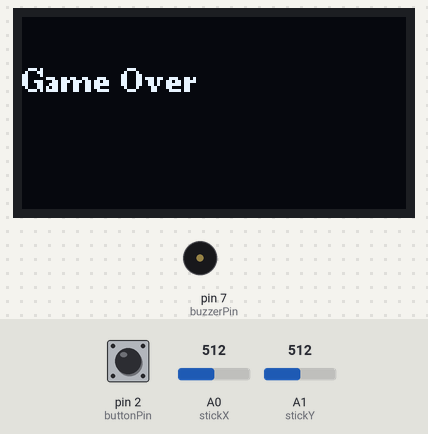
A sketch run on a simulated Arduino Uno, built with avr-gcc and run on an emulated ATmega328P. Shown: 128×64 one-colour display, buzzer (waves = sounding, pin HIGH). The inputs (shaded band) are chosen by the test bench; at power-on: A0 (stickX) = 512, pin 2 (buttonPin) HIGH, A1 (stickY) = 512. Random numbers use the default seed unless the sketch sets one.

Above: at 1.2 s.
1.3 s: A0 (stickX) set to 716
8.4 s: pin 2 (buttonPin) pulled LOW for 3.2 s
At 10.66 s:
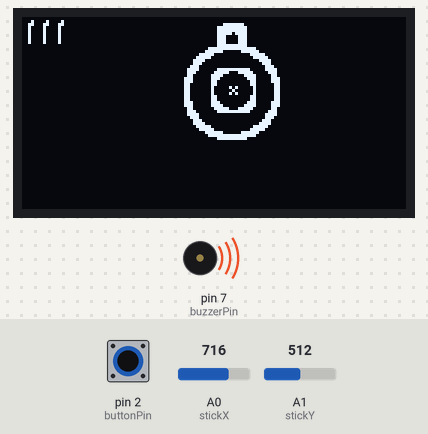
13.1 s: A1 (stickY) set to 716
20.2 s: A0 (stickX) set to 900
At 21.96 s:
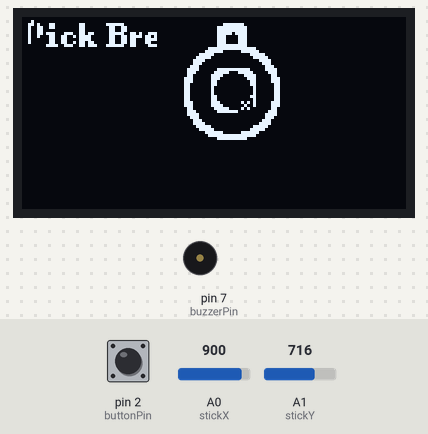
23.4 s: A1 (stickY) set to 900
30.5 s: A0 (stickX) set to 1023
At 32.15 s:
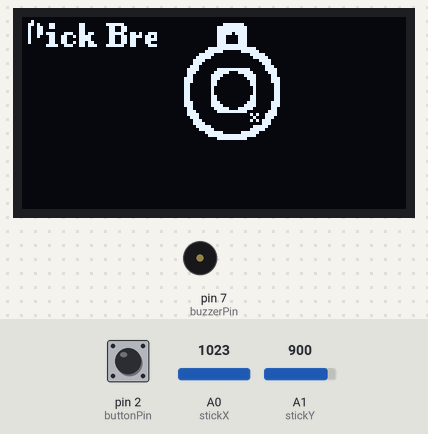
Timing chart, 0 to 33.6 s (numbered marks = the images above; inputs shaded):
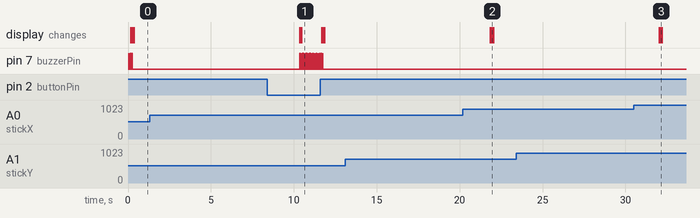

The sketch:

LockGame.ino
```cpp
//Created by Cleary Bettisworth

#include <U8g2lib.h>

int buzzerPin = 7;
int stickX = A0;
int stickY = A1;
int pinSpotX = random(50,950);
int pinSpotY = random(50,950);
int offsetX = -5  + random(-2, 1);
int offsetY = random(-2, 1);
int buttonPin = 2;
int buttonState = 0;
int pinsPicked = 0;
bool pickStatus[3] = {true, true, true};
long startTime = 0;

U8G2_SSD1306_128X64_NONAME_F_HW_I2C oled{U8G2_R0};

//Lock graphics
#define Lock_width 50
#define Lock_height 50
const static unsigned char Lock_bits[] PROGMEM = {
   0x00, 0x00, 0x00, 0x00, 0x00, 0x00, 0x00, 0x00, 0x00, 0x00, 0x00, 0x00,
   0x00, 0x00, 0x00, 0x00, 0xc0, 0x1f, 0x00, 0x00, 0x00, 0x00, 0x00, 0xf0,
   0x3f, 0x00, 0x00, 0x00, 0x00, 0x00, 0xf0, 0x3f, 0x00, 0x00, 0x00, 0x00,
   0x00, 0xf0, 0x3d, 0x00, 0x00, 0x00, 0x00, 0x00, 0x70, 0x38, 0x00, 0x00,
   0x00, 0x00, 0x00, 0x70, 0x38, 0x00, 0x00, 0x00, 0x00, 0x00, 0x70, 0x38,
   0x00, 0x00, 0x00, 0x00, 0x00, 0xf0, 0x3f, 0x00, 0x00, 0x00, 0x00, 0x00,
   0xfe, 0xff, 0x01, 0x00, 0x00, 0x00, 0x00, 0x3f, 0xf0, 0x03, 0x00, 0x00,
   0x00, 0xc0, 0x07, 0x80, 0x0f, 0x00, 0x00, 0x00, 0xe0, 0x03, 0x00, 0x1f,
   0x00, 0x00, 0x00, 0xf0, 0x00, 0x00, 0x3c, 0x00, 0x00, 0x00, 0x70, 0x00,
   0x00, 0x38, 0x00, 0x00, 0x00, 0x38, 0x00, 0x00, 0x70, 0x00, 0x00, 0x00,
   0x3c, 0x00, 0x00, 0xf0, 0x00, 0x00, 0x00, 0x1c, 0x00, 0x00, 0xe0, 0x00,
   0x00, 0x00, 0x0c, 0x00, 0x00, 0xc0, 0x00, 0x00, 0x00, 0x0e, 0x00, 0x00,
   0xc0, 0x01, 0x00, 0x00, 0x0e, 0x00, 0x00, 0xc0, 0x01, 0x00, 0x00, 0x06,
   0x00, 0x00, 0x80, 0x01, 0x00, 0x00, 0x06, 0x00, 0x00, 0x80, 0x01, 0x00,
   0x00, 0x06, 0x00, 0x00, 0x80, 0x01, 0x00, 0x00, 0x06, 0x00, 0x00, 0x80,
   0x01, 0x00, 0x00, 0x06, 0x00, 0x00, 0x80, 0x01, 0x00, 0x00, 0x06, 0x00,
   0x00, 0x80, 0x01, 0x00, 0x00, 0x0e, 0x00, 0x00, 0xc0, 0x01, 0x00, 0x00,
   0x0e, 0x00, 0x00, 0xc0, 0x01, 0x00, 0x00, 0x0c, 0x00, 0x00, 0xc0, 0x00,
   0x00, 0x00, 0x1c, 0x00, 0x00, 0xe0, 0x00, 0x00, 0x00, 0x3c, 0x00, 0x00,
   0xf0, 0x00, 0x00, 0x00, 0x38, 0x00, 0x00, 0x70, 0x00, 0x00, 0x00, 0x70,
   0x00, 0x00, 0x38, 0x00, 0x00, 0x00, 0xf0, 0x00, 0x00, 0x3c, 0x00, 0x00,
   0x00, 0xe0, 0x03, 0x00, 0x1f, 0x00, 0x00, 0x00, 0xc0, 0x07, 0x80, 0x0f,
   0x00, 0x00, 0x00, 0x00, 0x3f, 0xf0, 0x03, 0x00, 0x00, 0x00, 0x00, 0xfe,
   0xff, 0x01, 0x00, 0x00, 0x00, 0x00, 0xf0, 0x3f, 0x00, 0x00, 0x00, 0x00,
   0x00, 0x00, 0x00, 0x00, 0x00, 0x00, 0x00, 0x00, 0x00, 0x00, 0x00, 0x00,
   0x00, 0x00, 0x00, 0x00, 0x00, 0x00, 0x00, 0x00, 0x00, 0x00, 0x00, 0x00,
   0x00, 0x00, 0x00, 0x00, 0x00, 0x00, 0x00, 0x00, 0x00, 0x00, 0x00, 0x00,
   0x00, 0x00, 0x00, 0x00, 0x00, 0x00, 0x00, 0x00, 0x00, 0x00, 0x00, 0x00,
   0x00, 0x00, 0x00, 0x00, 0x00, 0x00, 0x00, 0x00, 0x00, 0x00, 0x00, 0x00,
   0x00, 0x00 };

//Pointer graphics
#define pointer_width 5
#define pointer_height 5
const static unsigned char pointer_bits[] PROGMEM = {
   0x00, 0x0a, 0x04, 0x0a, 0x00 };

//Target graphics
#define target_width 15
#define target_height 15
const static unsigned char target_bits[] PROGMEM = {
   0xfc, 0x1f, 0x3e, 0x3e, 0x0f, 0x78, 0x07, 0x70, 0x03, 0x60, 0x03, 0x60,
   0x01, 0x40, 0x01, 0x40, 0x01, 0x40, 0x03, 0x60, 0x03, 0x60, 0x07, 0x70,
   0x0f, 0x78, 0x3e, 0x3e, 0xfc, 0x1f };

//Pick graphics
#define pick_width 5
#define pick_height 10
const static unsigned char pick_bits[] PROGMEM = {
   0x00, 0x08, 0x0c, 0x04, 0x04, 0x04, 0x04, 0x04, 0x04, 0x00 };

//Inital Setup
void setup() {

  oled.begin();
  oled.setFont(u8g2_font_ncenB08_tr);
  pinMode(buttonPin, INPUT_PULLUP);
  pinMode(buzzerPin,OUTPUT);
  pinMode(stickX, INPUT);
  pinMode(stickY, INPUT);
  Serial.begin(57600);
  randomSeed(analogRead(0));

}

//Main Loop
void loop() {

  oled.clearBuffer();
  oled.setCursor(0,10);

  //Reads joystick input
  int posX = analogRead(stickX);
  int posY = analogRead(stickY);
  int distX = abs(analogRead(stickX) - pinSpotX);
  int distY = abs(analogRead(stickY) - pinSpotY);
  int distAvg = (distY + distX ) / 2;

  checkDistance(distX, distY, distAvg);
  buttonPress(distAvg);
  checkGameState();

  //Positions pointer and target
  int pointerPosX = map(posX, 0, 1023, 55, 75);
  int pointerPosY = map(posY, 0, 1023, 10, 35);
  int targetPosX = map(pinSpotX, 50, 950, 55, 75) + offsetX;
  int targetPosY = map(pinSpotY, 50, 950, 10, 30) + offsetY;

  //Shows remaining picks
  displayPicks();

  //Checks if all picks are broken
  if(allPicksBroken()) {
    displayGameOver();
  }

  //Draws Lock, Target, and Pointer
  oled.drawXBMP(45, 0, Lock_width, Lock_height, Lock_bits);
  oled.drawXBMP(targetPosX, targetPosY, target_width, target_height, target_bits);
  oled.drawXBMP(pointerPosX, pointerPosY, pointer_width, pointer_height, pointer_bits);

  oled.sendBuffer();

}

//If Game Over state is reached, displays game over text before resetting
void displayGameOver() {

    oled.clearBuffer();
    oled.setCursor(0, 25);
    oled.print("Game Over");
    oled.sendBuffer();
    delay(10000);
    for(int i = 0; i < 3; i++) {
      pickStatus[i] = true;
    }
    startTime = millis();
    return;

}

//Shows the current number of picks on screen
void displayPicks() {

  int currentX = 0;
  for(int i = 0; i < 3; i++) {
    if(pickStatus[i]) {
      oled.drawXBMP(currentX, 0, pick_width, pick_height, pick_bits);
      currentX += 5;
    }
  }
}

//Compares distance between pointer and target position
void checkDistance(int distX, int distY, int distAvg) {

  if(distX <= 150 && distY <= 150) {
    digitalWrite(buzzerPin, HIGH);
    delay(distAvg / 5);
    digitalWrite(buzzerPin, LOW);
    delay(distAvg / 5);
  }else {
    digitalWrite(buzzerPin, LOW);
  }
}

//If button is pressed, compares distance and determines if it was a succesful pick or not
void buttonPress(int distAvg) {

  buttonState = digitalRead(buttonPin);

  if(buttonState == HIGH) {
    if(distAvg <= 25) {
      pinSpotX = random(50,950);
      pinSpotY = random(50,950);
      pinsPicked += 1;
    }else {
      oled.print("Pick Break!" );
      for(int i = 0; i < 3; i++) {
        if(pickStatus[i]) {
          pickStatus[i] = false;
          break;
        }
      }
    }
  }
}

//Checks how many times the lock has been picked, if its 3, displays time to beat the game
void checkGameState() {

  if(pinsPicked == 3) {

    long endTime = millis();
    long totalTime = endTime - startTime;
    oled.clearBuffer();
    oled.setCursor(0, 25);
    oled.print("Lock Picked in: ");
    oled.print(totalTime/1000);
    oled.print(" s");
    oled.sendBuffer();
    delay(10000);
    for(int i = 0; i < 3; i++) {
      pickStatus[i] = true;
    }
    pinsPicked = 0;
    startTime = millis();
    return;
  }
}

//Checks if there are picks left to play with
bool allPicksBroken() {

  for(int i = 0; i < 3; i++) {
    if(pickStatus[i]) {
      return false;
    }
  }
  return true;

}
```

Measured:
- after the input at 1.3 s, every drawn part: stays the same
- after the input at 13.1 s, every drawn part: stays the same
- after the input at 23.4 s, every drawn part: stays the same
